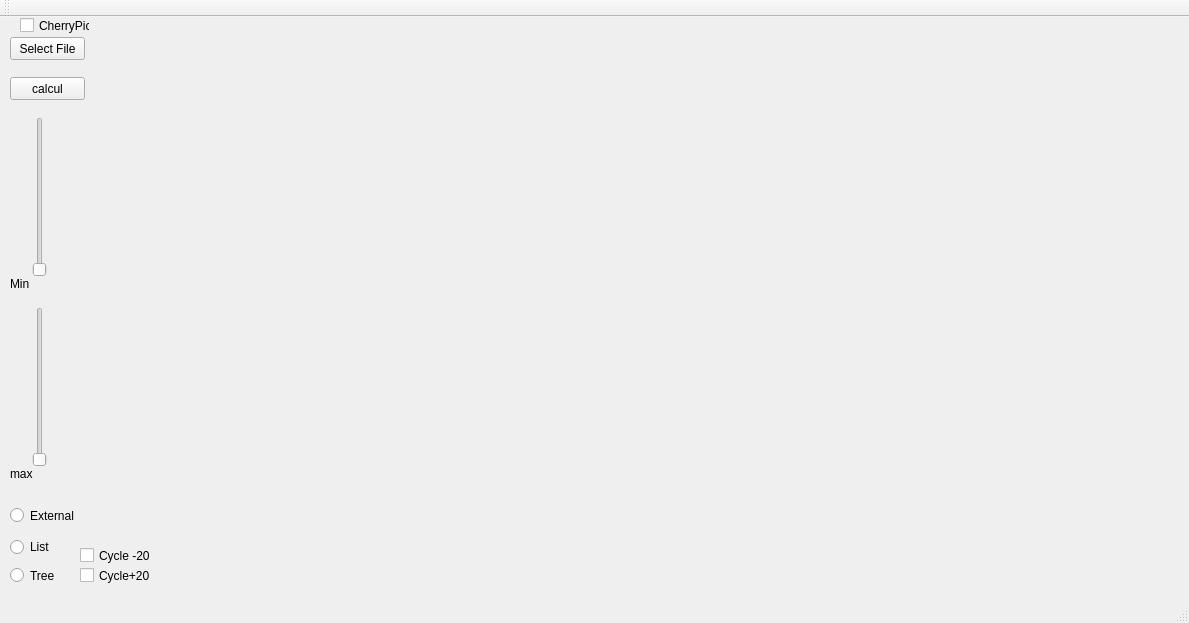
<?xml version="1.0" encoding="UTF-8"?>
<ui version="4.0">
 <class>MainWindow</class>
 <widget class="QMainWindow" name="MainWindow">
  <property name="geometry">
   <rect>
    <x>0</x>
    <y>0</y>
    <width>1189</width>
    <height>623</height>
   </rect>
  </property>
  <property name="windowTitle">
   <string>MainWindow</string>
  </property>
  <widget class="QWidget" name="centralWidget">
   <widget class="QPushButton" name="pushButton">
    <property name="geometry">
     <rect>
      <x>10</x>
      <y>20</y>
      <width>75</width>
      <height>23</height>
     </rect>
    </property>
    <property name="text">
     <string>Select File</string>
    </property>
   </widget>
   <widget class="QPushButton" name="pushButton_2">
    <property name="geometry">
     <rect>
      <x>10</x>
      <y>60</y>
      <width>75</width>
      <height>23</height>
     </rect>
    </property>
    <property name="text">
     <string>calcul</string>
    </property>
   </widget>
   <widget class="QSlider" name="verticalSlider">
    <property name="geometry">
     <rect>
      <x>30</x>
      <y>100</y>
      <width>19</width>
      <height>160</height>
     </rect>
    </property>
    <property name="orientation">
     <enum>Qt::Vertical</enum>
    </property>
   </widget>
   <widget class="QSlider" name="verticalSlider_2">
    <property name="geometry">
     <rect>
      <x>30</x>
      <y>290</y>
      <width>19</width>
      <height>160</height>
     </rect>
    </property>
    <property name="orientation">
     <enum>Qt::Vertical</enum>
    </property>
   </widget>
   <widget class="QLabel" name="label">
    <property name="geometry">
     <rect>
      <x>10</x>
      <y>260</y>
      <width>47</width>
      <height>13</height>
     </rect>
    </property>
    <property name="text">
     <string>Min</string>
    </property>
   </widget>
   <widget class="QLabel" name="label_2">
    <property name="geometry">
     <rect>
      <x>10</x>
      <y>450</y>
      <width>47</width>
      <height>13</height>
     </rect>
    </property>
    <property name="text">
     <string>max</string>
    </property>
   </widget>
   <widget class="QLabel" name="label_3">
    <property name="geometry">
     <rect>
      <x>170</x>
      <y>20</y>
      <width>461</width>
      <height>481</height>
     </rect>
    </property>
    <property name="text">
     <string/>
    </property>
   </widget>
   <widget class="QLabel" name="label_4">
    <property name="geometry">
     <rect>
      <x>660</x>
      <y>10</y>
      <width>521</width>
      <height>491</height>
     </rect>
    </property>
    <property name="text">
     <string/>
    </property>
   </widget>
   <widget class="QRadioButton" name="radioButton">
    <property name="geometry">
     <rect>
      <x>10</x>
      <y>490</y>
      <width>82</width>
      <height>17</height>
     </rect>
    </property>
    <property name="text">
     <string>External</string>
    </property>
    <attribute name="buttonGroup">
     <string notr="true">buttonGroup</string>
    </attribute>
   </widget>
   <widget class="QRadioButton" name="radioButton_2">
    <property name="geometry">
     <rect>
      <x>10</x>
      <y>520</y>
      <width>82</width>
      <height>20</height>
     </rect>
    </property>
    <property name="text">
     <string>List</string>
    </property>
    <attribute name="buttonGroup">
     <string notr="true">buttonGroup</string>
    </attribute>
   </widget>
   <widget class="QCheckBox" name="checkBox">
    <property name="geometry">
     <rect>
      <x>20</x>
      <y>0</y>
      <width>70</width>
      <height>17</height>
     </rect>
    </property>
    <property name="text">
     <string>CherryPick</string>
    </property>
   </widget>
   <widget class="QRadioButton" name="radioButton_3">
    <property name="geometry">
     <rect>
      <x>10</x>
      <y>550</y>
      <width>82</width>
      <height>17</height>
     </rect>
    </property>
    <property name="text">
     <string>Tree</string>
    </property>
    <attribute name="buttonGroup">
     <string notr="true">buttonGroup</string>
    </attribute>
   </widget>
   <widget class="QCheckBox" name="checkBox_2">
    <property name="geometry">
     <rect>
      <x>80</x>
      <y>550</y>
      <width>70</width>
      <height>17</height>
     </rect>
    </property>
    <property name="text">
     <string>Cycle+20</string>
    </property>
   </widget>
   <widget class="QCheckBox" name="checkBox_3">
    <property name="geometry">
     <rect>
      <x>80</x>
      <y>530</y>
      <width>70</width>
      <height>17</height>
     </rect>
    </property>
    <property name="text">
     <string>Cycle -20</string>
    </property>
   </widget>
  </widget>
  <widget class="QMenuBar" name="menuBar">
   <property name="geometry">
    <rect>
     <x>0</x>
     <y>0</y>
     <width>1189</width>
     <height>21</height>
    </rect>
   </property>
  </widget>
  <widget class="QToolBar" name="mainToolBar">
   <attribute name="toolBarArea">
    <enum>TopToolBarArea</enum>
   </attribute>
   <attribute name="toolBarBreak">
    <bool>false</bool>
   </attribute>
  </widget>
  <widget class="QStatusBar" name="statusBar"/>
 </widget>
 <layoutdefault spacing="6" margin="11"/>
 <resources/>
 <connections/>
 <buttongroups>
  <buttongroup name="buttonGroup"/>
 </buttongroups>
</ui>
